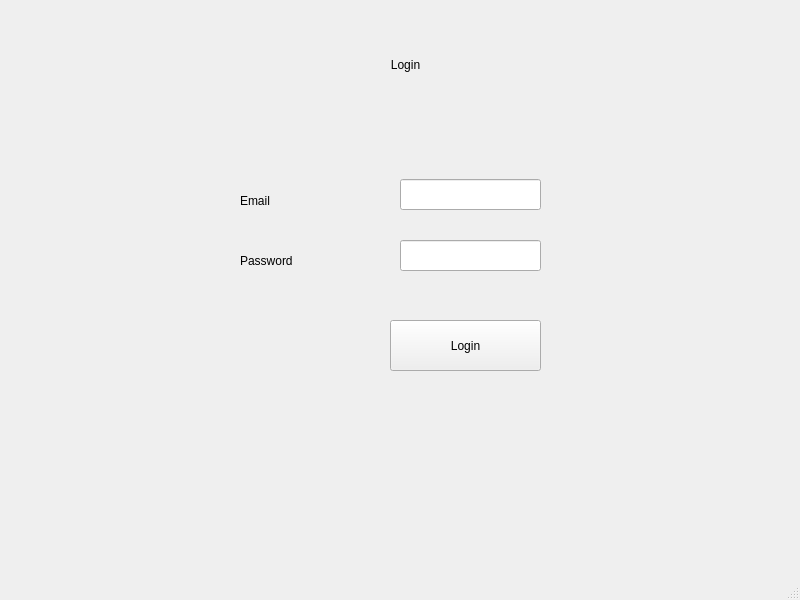
<?xml version="1.0" encoding="UTF-8"?>
<ui version="4.0">
 <class>login_screen</class>
 <widget class="QMainWindow" name="login_screen">
  <property name="geometry">
   <rect>
    <x>0</x>
    <y>0</y>
    <width>800</width>
    <height>600</height>
   </rect>
  </property>
  <property name="windowTitle">
   <string>Login</string>
  </property>
  <widget class="QWidget" name="centralwidget">
   <widget class="QPushButton" name="login_btn">
    <property name="geometry">
     <rect>
      <x>390</x>
      <y>320</y>
      <width>151</width>
      <height>51</height>
     </rect>
    </property>
    <property name="text">
     <string>Login</string>
    </property>
   </widget>
   <widget class="QLabel" name="label">
    <property name="geometry">
     <rect>
      <x>20</x>
      <y>20</y>
      <width>771</width>
      <height>90</height>
     </rect>
    </property>
    <property name="toolTip">
     <string>&lt;html&gt;&lt;head/&gt;&lt;body&gt;&lt;p align=&quot;center&quot;&gt;&lt;br/&gt;&lt;/p&gt;&lt;/body&gt;&lt;/html&gt;</string>
    </property>
    <property name="styleSheet">
     <string notr="true">font: 75 40pt &quot;Century Gothic&quot;;</string>
    </property>
    <property name="text">
     <string>Login</string>
    </property>
    <property name="alignment">
     <set>Qt::AlignCenter</set>
    </property>
   </widget>
   <widget class="QLineEdit" name="username">
    <property name="geometry">
     <rect>
      <x>400</x>
      <y>179</y>
      <width>141</width>
      <height>31</height>
     </rect>
    </property>
   </widget>
   <widget class="QLabel" name="label_2">
    <property name="geometry">
     <rect>
      <x>240</x>
      <y>180</y>
      <width>151</width>
      <height>41</height>
     </rect>
    </property>
    <property name="styleSheet">
     <string notr="true">font: 16pt &quot;Century Gothic&quot;;</string>
    </property>
    <property name="text">
     <string>Email</string>
    </property>
   </widget>
   <widget class="QLabel" name="label_3">
    <property name="geometry">
     <rect>
      <x>240</x>
      <y>240</y>
      <width>151</width>
      <height>41</height>
     </rect>
    </property>
    <property name="styleSheet">
     <string notr="true">font: 16pt &quot;Century Gothic&quot;;</string>
    </property>
    <property name="text">
     <string>Password</string>
    </property>
   </widget>
   <widget class="QLineEdit" name="password">
    <property name="geometry">
     <rect>
      <x>400</x>
      <y>240</y>
      <width>141</width>
      <height>31</height>
     </rect>
    </property>
   </widget>
   <widget class="QLabel" name="error">
    <property name="geometry">
     <rect>
      <x>240</x>
      <y>290</y>
      <width>301</width>
      <height>20</height>
     </rect>
    </property>
    <property name="styleSheet">
     <string notr="true">font: 12pt &quot;Century Gothic&quot;;
color: rgb(255, 0, 0);</string>
    </property>
    <property name="text">
     <string/>
    </property>
    <property name="alignment">
     <set>Qt::AlignCenter</set>
    </property>
   </widget>
  </widget>
  <widget class="QMenuBar" name="menubar">
   <property name="geometry">
    <rect>
     <x>0</x>
     <y>0</y>
     <width>800</width>
     <height>26</height>
    </rect>
   </property>
  </widget>
  <widget class="QStatusBar" name="statusbar"/>
 </widget>
 <resources/>
 <connections/>
</ui>
